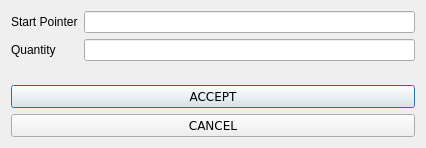
<?xml version="1.0" encoding="UTF-8"?>
<ui version="4.0">
 <class>DeleteDialog</class>
 <widget class="QDialog" name="DeleteDialog">
  <property name="geometry">
   <rect>
    <x>0</x>
    <y>0</y>
    <width>426</width>
    <height>148</height>
   </rect>
  </property>
  <property name="windowTitle">
   <string>Dialog</string>
  </property>
  <layout class="QVBoxLayout" name="verticalLayout">
   <item>
    <layout class="QFormLayout" name="formLayout">
     <item row="0" column="0">
      <widget class="QLabel" name="label">
       <property name="text">
        <string>Start Pointer</string>
       </property>
      </widget>
     </item>
     <item row="1" column="0">
      <widget class="QLabel" name="label_2">
       <property name="text">
        <string>Quantity</string>
       </property>
      </widget>
     </item>
     <item row="0" column="1">
      <widget class="QLineEdit" name="startEdit"/>
     </item>
     <item row="1" column="1">
      <widget class="QLineEdit" name="lastEdit"/>
     </item>
    </layout>
   </item>
   <item>
    <widget class="QPushButton" name="acceptButton">
     <property name="font">
      <font>
       <family>Verdana</family>
      </font>
     </property>
     <property name="text">
      <string>ACCEPT</string>
     </property>
    </widget>
   </item>
   <item>
    <widget class="QPushButton" name="cancelButton">
     <property name="font">
      <font>
       <family>Verdana</family>
      </font>
     </property>
     <property name="text">
      <string>CANCEL</string>
     </property>
    </widget>
   </item>
  </layout>
 </widget>
 <resources/>
 <connections/>
</ui>
